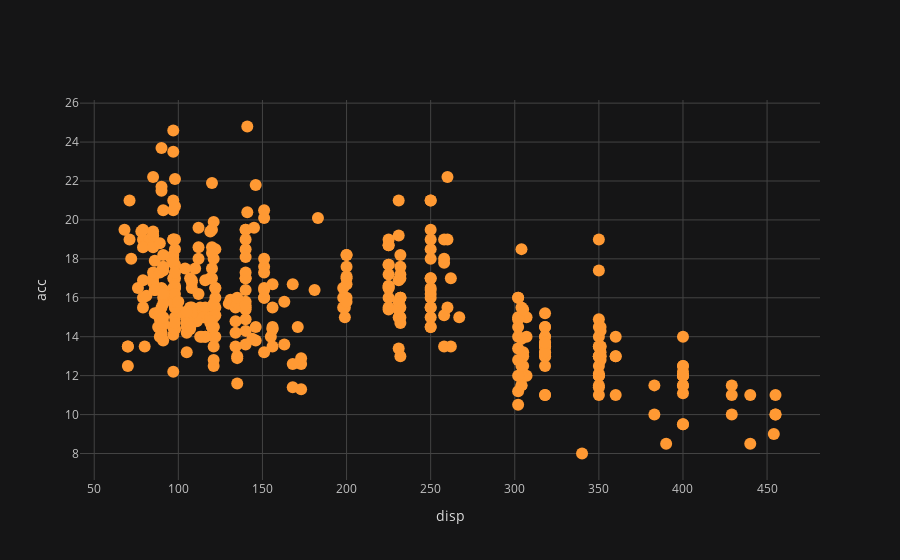

Write notebook code for a chart like this one.
### Code cell
cf.set_config_file(theme = 'solar')
df.iplot(x = 'displacement', y = 'acceleration', mode = 'markers', xTitle = 'disp', yTitle = 'acc')

### Figure 1 — Plotly figure (JSON) as saved in the notebook; plotly's stock layout.template omitted (floating-point values rounded to 4 significant figures; data arrays with more than 128 entries replaced by an {"elided": "..."} marker saying what was removed)
{"data": [{"line": {"color": "rgba(255, 153, 51, 1.0)", "dash": "solid", "shape": "linear", "width": 1.3}, "marker": {"size": 12, "symbol": "circle"}, "mode": "markers", "name": "acceleration", "text": "", "type": "scatter", "x": {"elided": "398 float values"}, "y": {"elided": "398 float values"}}], "layout": {"autosize": true, "legend": {"bgcolor": "#151516", "font": {"color": "#D9D9D9"}}, "paper_bgcolor": "#151516", "plot_bgcolor": "#151516", "title": {"font": {"color": "#D9D9D9"}}, "xaxis": {"autorange": true, "gridcolor": "#434343", "range": [38.61, 484.4], "showgrid": true, "tickfont": {"color": "#C2C2C2"}, "title": {"font": {"color": "#D9D9D9"}, "text": "disp"}, "type": "linear", "zerolinecolor": "#666570"}, "yaxis": {"autorange": true, "gridcolor": "#434343", "range": [6.114, 26.69], "showgrid": true, "tickfont": {"color": "#C2C2C2"}, "title": {"font": {"color": "#D9D9D9"}, "text": "acc"}, "type": "linear", "zerolinecolor": "#666570"}}}
